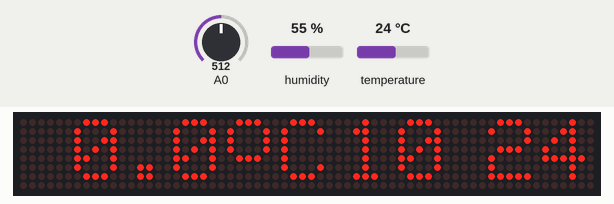
Recording of a sketch running on a simulated ESP8266 (NodeMCU). Parts: 64×8 LED matrix. The inputs (shaded band) are chosen by the test bench; at power-on: temperature 24 °C, A0 = 512, humidity 55 %. WiFi joins after 1.5 s; servers stay silent unless stated; the local clock reads 2024-03-15 10:24:30 at power-on unless the sketch sets it; no MQTT or app messages arrive unless stated; not simulated (calls return 0 or success): secrets.h.

Above: at 2.7 s.
2.8 s: temperature set to 12 °C
At 4.3 s:
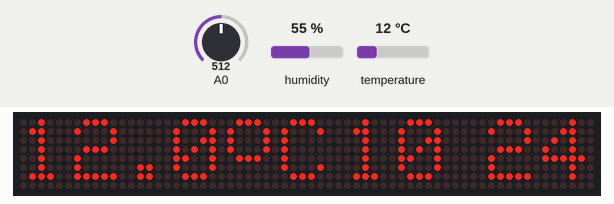
5.5 s: A0 set to 900
At 6.8 s:
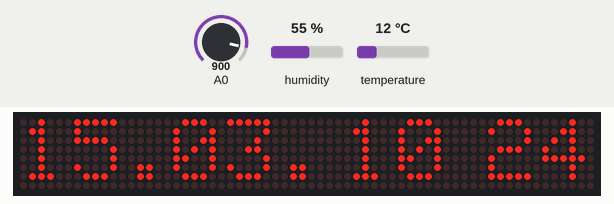
Timing chart, 0 to 8.5 s (numbered marks = the images above; inputs shaded):
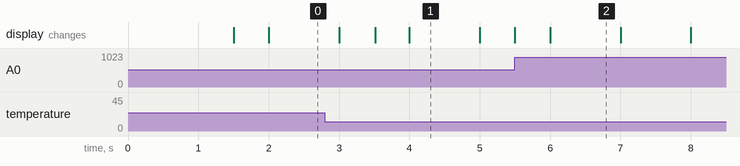

The sketch:

ESPClock.ino
```cpp
#include <ESP8266WiFi.h>
#include <ESP8266mDNS.h>
#include <ArduinoOTA.h>
#include <Adafruit_GFX.h>
#include <Max72xxPanel.h>
#include <DHTesp.h>
#include <PubSubClient.h>
#include "secrets.h"

const char* ssid = STASSID;
const char* password = STAPSK;

const char* mqttserver = MQTTSERVER;

const int pinCS = D8;
const int numberOfHorizontalDisplays = 8;
const int numberOfVerticalDisplays   = 1;

Max72xxPanel matrix = Max72xxPanel(pinCS, numberOfHorizontalDisplays, numberOfVerticalDisplays);

#define DHTPIN            D2                // Pin which is connected to the DHT sensor.
#define DHTTYPE           DHTesp::DHT22     // DHT 22 (AM2302)

float temperature;
float humidity;
long dhttimer;

DHTesp dht;

WiFiClient espClient;
PubSubClient MQTTclient(espClient);

long mqtttimer;
char MQTTclientName[32];
long mqttlastsent=0;
const long mqttinterval=60000l;

IPAddress ip;

void setup() {
  // Init Matrix Panel
  matrix.setIntensity(0); // Use a value between 0 and 15 for brightness
  for (int i=0; i<8; i++) {
     matrix.setRotation(i,1);
  }
  matrix.fillScreen(LOW);
  matrix.write();

  matrix.setIntensity(analogRead(A0)/64);  // set brightness

  matrix.drawChar(2,0, 'W', HIGH,LOW,1); // W
  matrix.drawChar(8,0, '-', HIGH,LOW,1); // W-
  matrix.drawChar(14,0,'L', HIGH,LOW,1); // W-L
  matrix.drawChar(20,0,'A', HIGH,LOW,1); // W-LA
  matrix.drawChar(26,0,'N', HIGH,LOW,1); // W-LAN
  matrix.write(); // Send bitmap to display

  // Init Wifi
  WiFi.mode(WIFI_STA);
  WiFi.begin(ssid, password);
  while (WiFi.waitForConnectResult() != WL_CONNECTED) {
    delay(5000);
    ESP.restart();
  }

  // NTP Init
  if (esp8266::coreVersionNumeric() >= 20700000) {
     configTime("CET-1CEST-2,M3.5.0/02,M10.5.0/03", "at.pool.ntp.org");
  } else {
     setenv("TZ", "CET-1CEST-2,M3.5.0/02,M10.5.0/03",1);
     configTime(0, 0, "at.pool.ntp.org", "time.nist.gov");
  }

  // Display message on OTA update
  ArduinoOTA.onStart([]() {
    matrix.fillScreen(LOW);
    matrix.drawChar(2,0, 'U', HIGH,LOW,1);
    matrix.drawChar(8,0, 'p', HIGH,LOW,1);
    matrix.drawChar(14,0,'d', HIGH,LOW,1);
    matrix.drawChar(20,0,'a', HIGH,LOW,1);
    matrix.drawChar(26,0,'t', HIGH,LOW,1);
    matrix.drawChar(32,0,'e', HIGH,LOW,1);  // Update
    matrix.setIntensity(analogRead(A0)/64);
    matrix.write(); // Send bitmap to display
  });

  // Use dots to indicate the progress of the OTA update
  ArduinoOTA.onProgress([](unsigned int progress, unsigned int total) {
    matrix.setIntensity(analogRead(A0)/64);
    if (progress*100/total>25) {
      matrix.drawChar(38,0,'.', HIGH,LOW,1);
      matrix.write();
    }
    if (progress*100/total>50) {
      matrix.drawChar(44,0,'.', HIGH,LOW,1);
      matrix.write();
    }
    if (progress*100/total>75) {
      matrix.drawChar(50,0,'.', HIGH,LOW,1);
      matrix.write();
    }
  });
  // Init OTA
  ArduinoOTA.begin();

  // Setup MQTT
  sprintf(MQTTclientName, "esp8266-%06X", ESP.getChipId());
  MQTTclient.setServer(MQTTSERVER, 1883);
  mqtttimer=0l;

  // Setup DHT Sensor
  dht.setup(DHTPIN,DHTTYPE);
  dhttimer=millis()+dht.getMinimumSamplingPeriod();
}

void loop() {
  struct tm *timeinfo;
  int temp;

  char topic[64];
  char payload[64];

  // get DHT readings
  if (dhttimer<millis()) {
     temperature = dht.getTemperature();
     humidity = dht.getHumidity();
     dhttimer=millis()+dht.getMinimumSamplingPeriod();
  }

  // fetch actual time
  time_t now = time(nullptr);
  time(&now);
  timeinfo=localtime(&now);

  matrix.fillScreen(LOW); // clear LEDs

  if (timeinfo->tm_year==70) {

     matrix.drawChar(2,0, 'T', HIGH,LOW,1);
     matrix.drawChar(8,0, 'I', HIGH,LOW,1);
     matrix.drawChar(14,0,'M', HIGH,LOW,1);
     matrix.drawChar(20,0,'E', HIGH,LOW,1);

  } else {

     if (timeinfo->tm_sec&4) {
        // display date on LED panel
        matrix.drawChar(0,0, (timeinfo->tm_mday)/10?'0'+(timeinfo->tm_mday)/10:' ', HIGH,LOW,1);   // day of month, blank if zero
        matrix.drawChar(6,0, '0'+(timeinfo->tm_mday)%10, HIGH,LOW,1);                              // day of month
        matrix.drawChar(11,0,'.', HIGH,LOW,1);                                                     // .
        matrix.drawChar(17,0, '0'+(timeinfo->tm_mon+1)/10, HIGH,LOW,1);                            // month
        matrix.drawChar(23,0, '0'+(timeinfo->tm_mon+1)%10, HIGH,LOW,1);                            // month
        matrix.drawChar(28,0,'.', HIGH,LOW,1);
     } else {
        // display temperature on LED panel
        matrix.drawChar(29,0,'C',HIGH,LOW,1);
        matrix.drawChar(23,-2,'o',HIGH,LOW,1);
        temp = (int)(temperature*10.0);
        matrix.drawChar(17,0,'0'+(temp%10)?'0'+(temp%10):' ',HIGH,LOW,1);
        temp = temp/10;
        matrix.drawChar(11,0,'.',HIGH,LOW,1);
        matrix.drawChar(6,0,'0'+(temp%10),HIGH,LOW,1);
        temp = temp/10;
        matrix.drawChar(0,0,temp%10?'0'+(temp%10):' ',HIGH,LOW,1);
     }

     // display time
     matrix.drawChar(36,0, (timeinfo->tm_hour)/10?'0'+(timeinfo->tm_hour)/10:' ', HIGH,LOW,1);  // hour, blank if zero
     matrix.drawChar(42,0, '0'+(timeinfo->tm_hour)%10, HIGH,LOW,1);                             // hour
     matrix.drawChar(47,0,timeinfo->tm_sec&1?':':' ', HIGH,LOW,1);                              // blinking :
     matrix.drawChar(52,0,'0'+(timeinfo->tm_min)/10, HIGH,LOW,1);                               // minute
     matrix.drawChar(58,0,'0'+(timeinfo->tm_min)%10, HIGH,LOW,1);                               // minute

  }

  matrix.setIntensity(analogRead(A0)/64);
  matrix.write(); // Send bitmap to display

  // MQTT
  if (!MQTTclient.connected()) {
     if (mqtttimer<millis()) {
        mqtttimer=millis()+5000;
        MQTTclient.connect(MQTTclientName);
     }
  } else {
     MQTTclient.loop();
     // Publish sensor readings
     if (mqttlastsent+mqttinterval<millis()) {
        sprintf(topic,"%s/sensors/temperature",MQTTclientName);
        sprintf(payload,"%.2f",temperature);
        MQTTclient.publish(topic, payload);
        sprintf(topic,"%s/sensors/humidity",MQTTclientName);
        sprintf(payload,"%.2f",humidity);
        MQTTclient.publish(topic, payload);
        sprintf(topic,"%s/sensors/illumination",MQTTclientName);
        sprintf(payload,"%u",analogRead(A0));
        MQTTclient.publish(topic, payload);
        sprintf(topic,"%s/sensors/headindex",MQTTclientName);
        sprintf(payload,"%.2f",dht.computeHeatIndex(temperature, humidity, 0));
        MQTTclient.publish(topic, payload);
        sprintf(topic,"%s/sensors/dewpoint",MQTTclientName);
        sprintf(payload,"%.2f",dht.computeDewPoint(temperature, humidity, 0));
        MQTTclient.publish(topic, payload);
        // infos about the system
        sprintf(topic,"%s/network/rssi",MQTTclientName);
        sprintf(payload,"%i",WiFi.RSSI());
        MQTTclient.publish(topic, payload);
        sprintf(topic,"%s/network/localip",MQTTclientName);
        ip = WiFi.localIP();
        sprintf(payload,"%d.%d.%d.%d", ip[0], ip[1], ip[2], ip[3]);
        MQTTclient.publish(topic, payload);
        mqttlastsent=millis();
     }
  }

  // Over The Air Update
  ArduinoOTA.handle();
}
```
